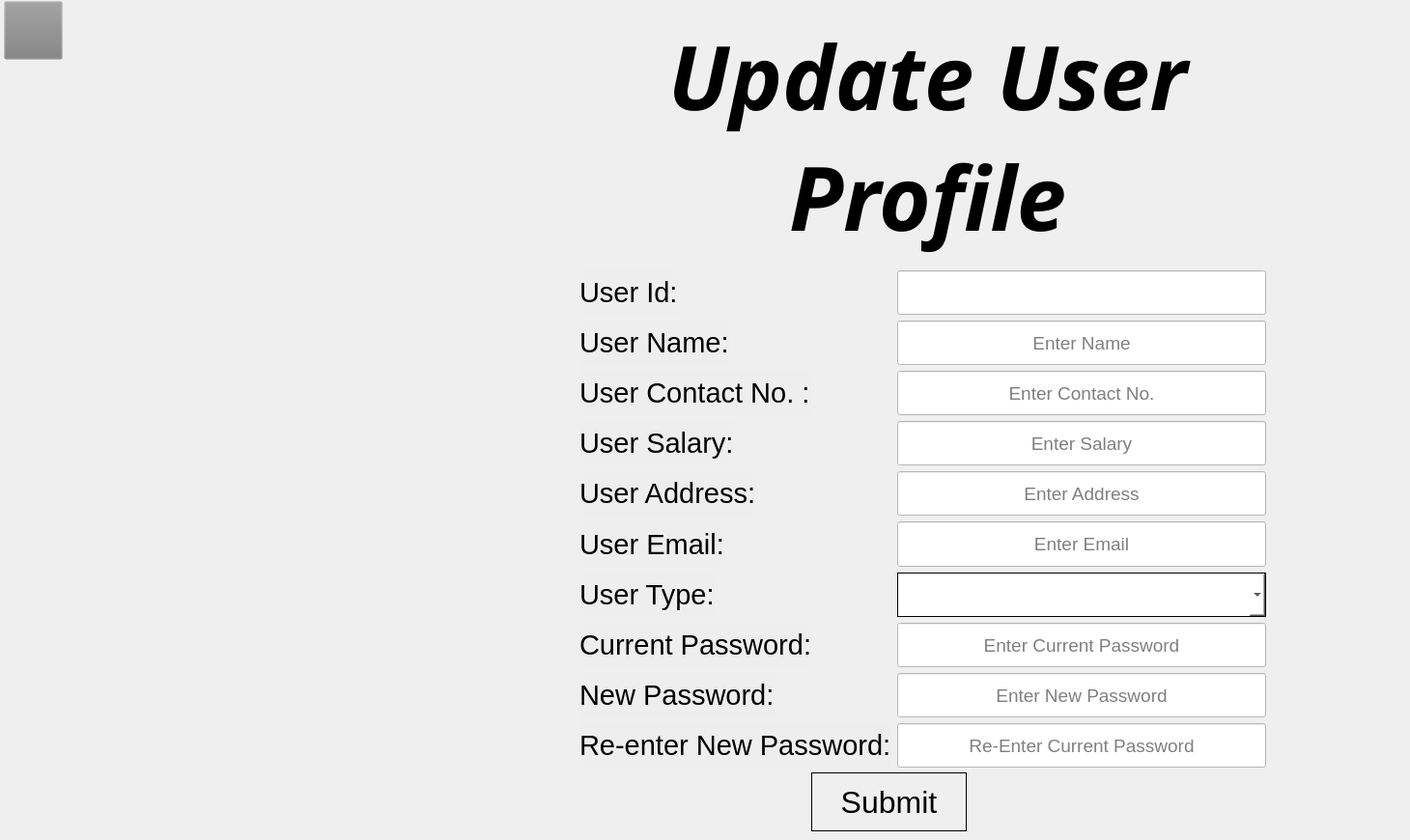
    <widget class="QWidget" name="UpdateUserProfile">
     <widget class="QPushButton" name="changeUserPass_backbutton">
      <property name="geometry">
       <rect>
        <x>4</x>
        <y>1</y>
        <width>61</width>
        <height>61</height>
       </rect>
      </property>
      <property name="styleSheet">
       <string notr="true">background-color: rgb(128, 128, 128, 0.01);
border-image: url(:/back-button.png);</string>
      </property>
      <property name="text">
       <string/>
      </property>
     </widget>
     <widget class="QPushButton" name="changepass_okbutton_4">
      <property name="geometry">
       <rect>
        <x>840</x>
        <y>800</y>
        <width>161</width>
        <height>61</height>
       </rect>
      </property>
      <property name="font">
       <font>
        <family>MS Shell Dlg 2</family>
        <pointsize>24</pointsize>
        <italic>false</italic>
       </font>
      </property>
      <property name="styleSheet">
       <string notr="true">border:1px solid black;
</string>
      </property>
      <property name="text">
       <string>Submit</string>
      </property>
     </widget>
     <widget class="QLabel" name="label_287">
      <property name="geometry">
       <rect>
        <x>470</x>
        <y>20</y>
        <width>981</width>
        <height>241</height>
       </rect>
      </property>
      <property name="font">
       <font>
        <family>JasmineUPC</family>
        <pointsize>69</pointsize>
        <weight>75</weight>
        <italic>true</italic>
        <bold>true</bold>
       </font>
      </property>
      <property name="styleSheet">
       <string notr="true">background-color: rgb(128, 128, 128, 0.001);</string>
      </property>
      <property name="text">
       <string>Update User 
Profile</string>
      </property>
      <property name="alignment">
       <set>Qt::AlignCenter</set>
      </property>
     </widget>
     <widget class="QWidget" name="layoutWidget">
      <property name="geometry">
       <rect>
        <x>600</x>
        <y>280</y>
        <width>711</width>
        <height>515</height>
       </rect>
      </property>
      <layout class="QFormLayout" name="formLayout_14">
       <item row="0" column="0">
        <widget class="QLabel" name="label_291">
         <property name="font">
          <font>
           <pointsize>22</pointsize>
          </font>
         </property>
         <property name="styleSheet">
          <string notr="true">background-color:rgb(128,128,128,0.01);</string>
         </property>
         <property name="text">
          <string>User Id:</string>
         </property>
        </widget>
       </item>
       <item row="0" column="1">
        <widget class="QLineEdit" name="lineEdit_66">
         <property name="enabled">
          <bool>false</bool>
         </property>
         <property name="sizePolicy">
          <sizepolicy hsizetype="Expanding" vsizetype="Expanding">
           <horstretch>0</horstretch>
           <verstretch>0</verstretch>
          </sizepolicy>
         </property>
         <property name="font">
          <font>
           <pointsize>14</pointsize>
          </font>
         </property>
         <property name="styleSheet">
          <string notr="true">
background-color: white;</string>
         </property>
         <property name="alignment">
          <set>Qt::AlignCenter</set>
         </property>
        </widget>
       </item>
       <item row="1" column="0">
        <widget class="QLabel" name="label_155">
         <property name="font">
          <font>
           <pointsize>22</pointsize>
          </font>
         </property>
         <property name="styleSheet">
          <string notr="true">background-color:rgb(128,128,128,0.01);</string>
         </property>
         <property name="text">
          <string>User Name:</string>
         </property>
        </widget>
       </item>
       <item row="1" column="1">
        <widget class="QLineEdit" name="lineEdit_64">
         <property name="sizePolicy">
          <sizepolicy hsizetype="Expanding" vsizetype="Expanding">
           <horstretch>0</horstretch>
           <verstretch>0</verstretch>
          </sizepolicy>
         </property>
         <property name="font">
          <font>
           <pointsize>14</pointsize>
          </font>
         </property>
         <property name="styleSheet">
          <string notr="true">
background-color: white;</string>
         </property>
         <property name="alignment">
          <set>Qt::AlignCenter</set>
         </property>
         <property name="placeholderText">
          <string>Enter Name</string>
         </property>
        </widget>
       </item>
       <item row="2" column="0">
        <widget class="QLabel" name="label_157">
         <property name="font">
          <font>
           <pointsize>22</pointsize>
          </font>
         </property>
         <property name="styleSheet">
          <string notr="true">background-color:rgb(128,128,128,0.01);</string>
         </property>
         <property name="text">
          <string>User Contact No. :</string>
         </property>
        </widget>
       </item>
       <item row="2" column="1">
        <widget class="QLineEdit" name="lineEdit_63">
         <property name="sizePolicy">
          <sizepolicy hsizetype="Expanding" vsizetype="Expanding">
           <horstretch>0</horstretch>
           <verstretch>0</verstretch>
          </sizepolicy>
         </property>
         <property name="font">
          <font>
           <pointsize>14</pointsize>
          </font>
         </property>
         <property name="styleSheet">
          <string notr="true">
background-color: white;</string>
         </property>
         <property name="alignment">
          <set>Qt::AlignCenter</set>
         </property>
         <property name="placeholderText">
          <string>Enter Contact No.</string>
         </property>
        </widget>
       </item>
       <item row="3" column="0">
        <widget class="QLabel" name="label_154">
         <property name="font">
          <font>
           <pointsize>22</pointsize>
          </font>
         </property>
         <property name="styleSheet">
          <string notr="true">background-color:rgb(128,128,128,0.01);</string>
         </property>
         <property name="text">
          <string>User Salary:</string>
         </property>
        </widget>
       </item>
       <item row="3" column="1">
        <widget class="QLineEdit" name="lineEdit_61">
         <property name="sizePolicy">
          <sizepolicy hsizetype="Expanding" vsizetype="Expanding">
           <horstretch>0</horstretch>
           <verstretch>0</verstretch>
          </sizepolicy>
         </property>
         <property name="font">
          <font>
           <pointsize>14</pointsize>
          </font>
         </property>
         <property name="styleSheet">
          <string notr="true">
background-color: white;</string>
         </property>
         <property name="alignment">
          <set>Qt::AlignCenter</set>
         </property>
         <property name="placeholderText">
          <string>Enter Salary</string>
         </property>
        </widget>
       </item>
       <item row="4" column="0">
        <widget class="QLabel" name="label_158">
         <property name="font">
          <font>
           <pointsize>22</pointsize>
          </font>
         </property>
         <property name="styleSheet">
          <string notr="true">background-color:rgb(128,128,128,0.01);</string>
         </property>
         <property name="text">
          <string>User Address:</string>
         </property>
        </widget>
       </item>
       <item row="4" column="1">
        <widget class="QLineEdit" name="lineEdit_65">
         <property name="sizePolicy">
          <sizepolicy hsizetype="Expanding" vsizetype="Expanding">
           <horstretch>0</horstretch>
           <verstretch>0</verstretch>
          </sizepolicy>
         </property>
         <property name="font">
          <font>
           <pointsize>14</pointsize>
          </font>
         </property>
         <property name="styleSheet">
          <string notr="true">
background-color: white;</string>
         </property>
         <property name="alignment">
          <set>Qt::AlignCenter</set>
         </property>
         <property name="placeholderText">
          <string>Enter Address</string>
         </property>
        </widget>
       </item>
       <item row="5" column="0">
        <widget class="QLabel" name="label_156">
         <property name="font">
          <font>
           <pointsize>22</pointsize>
          </font>
         </property>
         <property name="styleSheet">
          <string notr="true">background-color:rgb(128,128,128,0.01);</string>
         </property>
         <property name="text">
          <string>User Email:</string>
         </property>
        </widget>
       </item>
       <item row="5" column="1">
        <widget class="QLineEdit" name="lineEdit_62">
         <property name="sizePolicy">
          <sizepolicy hsizetype="Expanding" vsizetype="Expanding">
           <horstretch>0</horstretch>
           <verstretch>0</verstretch>
          </sizepolicy>
         </property>
         <property name="font">
          <font>
           <pointsize>14</pointsize>
          </font>
         </property>
         <property name="styleSheet">
          <string notr="true">
background-color: white;</string>
         </property>
         <property name="alignment">
          <set>Qt::AlignCenter</set>
         </property>
         <property name="placeholderText">
          <string>Enter Email</string>
         </property>
        </widget>
       </item>
       <item row="6" column="0">
        <widget class="QLabel" name="label_292">
         <property name="font">
          <font>
           <pointsize>22</pointsize>
          </font>
         </property>
         <property name="styleSheet">
          <string notr="true">background-color:rgb(128,128,128,0.01);</string>
         </property>
         <property name="text">
          <string>User Type:</string>
         </property>
        </widget>
       </item>
       <item row="6" column="1">
        <widget class="QComboBox" name="comboBox_18">
         <property name="sizePolicy">
          <sizepolicy hsizetype="Preferred" vsizetype="Expanding">
           <horstretch>0</horstretch>
           <verstretch>0</verstretch>
          </sizepolicy>
         </property>
         <property name="font">
          <font>
           <pointsize>14</pointsize>
          </font>
         </property>
         <property name="styleSheet">
          <string notr="true">background-color:rgb(255,255,255);
border:1px solid black
</string>
         </property>
        </widget>
       </item>
       <item row="7" column="0">
        <widget class="QLabel" name="label_288">
         <property name="font">
          <font>
           <pointsize>22</pointsize>
          </font>
         </property>
         <property name="styleSheet">
          <string notr="true">background-color:rgb(128,128,128,0.01);</string>
         </property>
         <property name="text">
          <string>Current Password:</string>
         </property>
        </widget>
       </item>
       <item row="7" column="1">
        <widget class="QLineEdit" name="lineEdit_140">
         <property name="enabled">
          <bool>false</bool>
         </property>
         <property name="sizePolicy">
          <sizepolicy hsizetype="Expanding" vsizetype="Expanding">
           <horstretch>0</horstretch>
           <verstretch>0</verstretch>
          </sizepolicy>
         </property>
         <property name="font">
          <font>
           <pointsize>14</pointsize>
          </font>
         </property>
         <property name="styleSheet">
          <string notr="true">
background-color: white;</string>
         </property>
         <property name="alignment">
          <set>Qt::AlignCenter</set>
         </property>
         <property name="placeholderText">
          <string>Enter Current Password</string>
         </property>
        </widget>
       </item>
       <item row="8" column="0">
        <widget class="QLabel" name="label_290">
         <property name="font">
          <font>
           <pointsize>22</pointsize>
          </font>
         </property>
         <property name="styleSheet">
          <string notr="true">background-color:rgb(128,128,128,0.01);</string>
         </property>
         <property name="text">
          <string>New Password:</string>
         </property>
        </widget>
       </item>
       <item row="8" column="1">
        <widget class="QLineEdit" name="lineEdit_139">
         <property name="sizePolicy">
          <sizepolicy hsizetype="Expanding" vsizetype="Expanding">
           <horstretch>0</horstretch>
           <verstretch>0</verstretch>
          </sizepolicy>
         </property>
         <property name="font">
          <font>
           <pointsize>14</pointsize>
          </font>
         </property>
         <property name="styleSheet">
          <string notr="true">
background-color: white;</string>
         </property>
         <property name="echoMode">
          <enum>QLineEdit::Password</enum>
         </property>
         <property name="alignment">
          <set>Qt::AlignCenter</set>
         </property>
         <property name="placeholderText">
          <string>Enter New Password</string>
         </property>
        </widget>
       </item>
       <item row="9" column="0">
        <widget class="QLabel" name="label_289">
         <property name="font">
          <font>
           <pointsize>22</pointsize>
          </font>
         </property>
         <property name="styleSheet">
          <string notr="true">background-color:rgb(128,128,128,0.01);</string>
         </property>
         <property name="text">
          <string>Re-enter New Password:</string>
         </property>
        </widget>
       </item>
       <item row="9" column="1">
        <widget class="QLineEdit" name="lineEdit_137">
         <property name="sizePolicy">
          <sizepolicy hsizetype="Expanding" vsizetype="Expanding">
           <horstretch>0</horstretch>
           <verstretch>0</verstretch>
          </sizepolicy>
         </property>
         <property name="font">
          <font>
           <pointsize>14</pointsize>
          </font>
         </property>
         <property name="styleSheet">
          <string notr="true">
background-color: white;</string>
         </property>
         <property name="alignment">
          <set>Qt::AlignCenter</set>
         </property>
         <property name="placeholderText">
          <string>Re-Enter Current Password</string>
         </property>
        </widget>
       </item>
      </layout>
     </widget>
    </widget>
